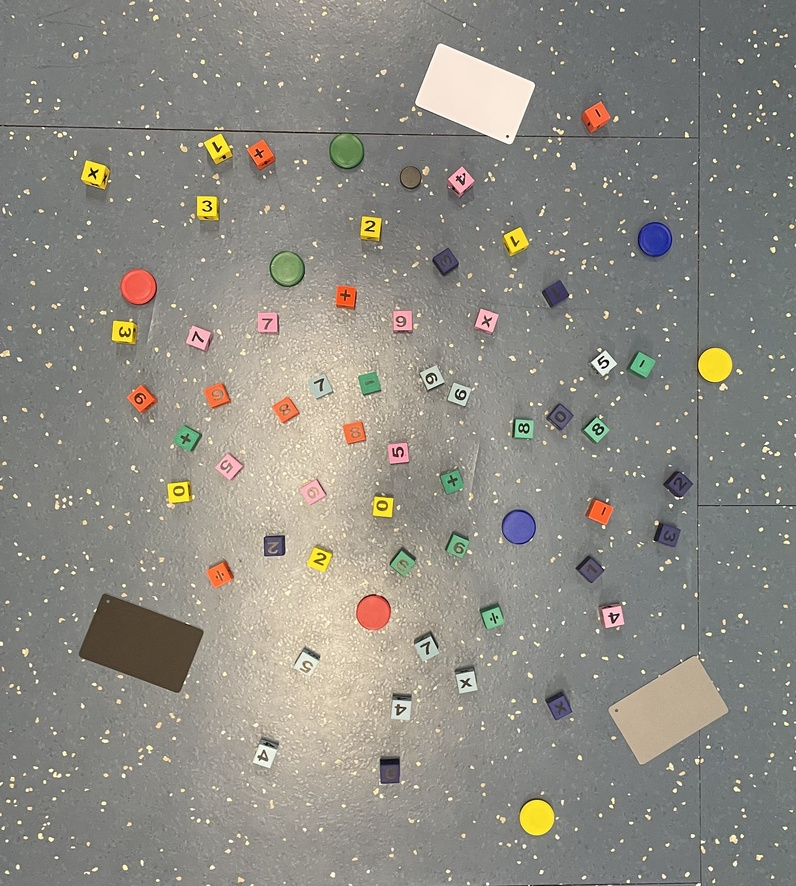
%> input picture L2/obraz_testowy.jpg, 796 x 886 px, shrunk from 1725 x 1920 before the run
$ octave L2.m   (GNU Octave 9; MATLAB toolbox functions it lacks are replaced by stand-ins)
%> lines starting %> are read from the running program, lines starting %| are printed output that depends on the picture; in (x1, y1, x2, y2) boxes, pixels count from 0 and x2, y2 are one past the last pixel; in counts of white or black regions, pixels touching at a corner belong together; the program's own positions count from 1
%> further down, orgImg is the input picture: size 886x796x3 uint8; mean R, G, B 140.9, 138.5, 130.9
### L2/createMaskColorful.m
function [BW,maskedRGBImage] = createMaskColorful(RGB)
%createMask  Threshold RGB image using auto-generated code from colorThresholder app.
%  [BW,MASKEDRGBIMAGE] = createMask(RGB) thresholds image RGB using
%  auto-generated code from the colorThresholder app. The colorspace and
%  range for each channel of the colorspace were set within the app. The
%  segmentation mask is returned in BW, and a composite of the mask and
%  original RGB images is returned in maskedRGBImage.

% Auto-generated by colorThresholder app on 18-Mar-2022
%------------------------------------------------------


% Convert RGB image to chosen color space
I = rgb2hsv(RGB);
%> I: size 886x796x3 double; mean H, S, V 0.255, 0.0855, 0.562

% Define thresholds for channel 1 based on histogram settings
channel1Min = 0.625;
channel1Max = 0.622;

% Define thresholds for channel 2 based on histogram settings
channel2Min = 0.207;
channel2Max = 1.000;

% Define thresholds for channel 3 based on histogram settings
channel3Min = 0.000;
channel3Max = 1.000;

% Create mask based on chosen histogram thresholds
sliderBW = ( (I(:,:,1) >= channel1Min) | (I(:,:,1) <= channel1Max) ) & ...
    (I(:,:,2) >= channel2Min ) & (I(:,:,2) <= channel2Max) & ...
    (I(:,:,3) >= channel3Min ) & (I(:,:,3) <= channel3Max);
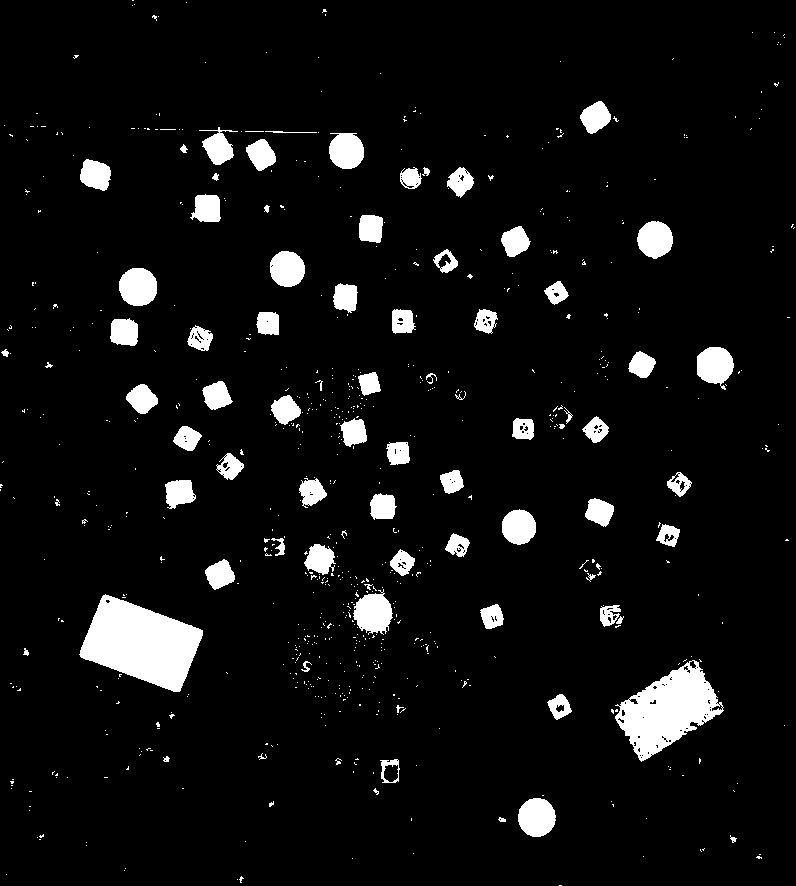
%> sliderBW: size 886x796 logical; 6.4% white; 739 white regions (661 under 20 px), largest, box (x1, y1, x2, y2) and area: (79, 594, 203, 692) 7322, (615, 660, 724, 762) 5624, (353, 589, 393, 635) 1224
BW = sliderBW;

% Invert mask
BW = ~BW;

% Initialize output masked image based on input image.
maskedRGBImage = RGB;

% Set background pixels where BW is false to zero.
maskedRGBImage(repmat(~BW,[1 1 3])) = 0;
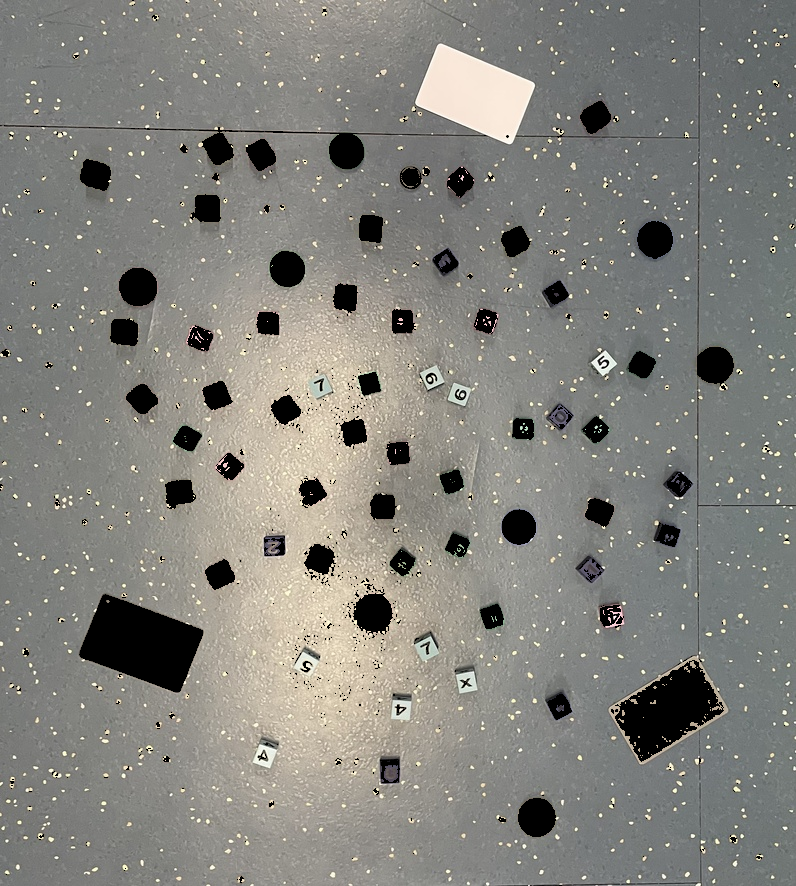
%> maskedRGBImage: size 886x796x3 uint8; 6.43% of pixels changed, all inside (x1, y1, x2, y2) = (0, 0, 795, 886)

end

### L2/createMaskBright2.m
function [BW,maskedRGBImage] = createMaskBright2(RGB)
%createMask  Threshold RGB image using auto-generated code from colorThresholder app.
%  [BW,MASKEDRGBIMAGE] = createMask(RGB) thresholds image RGB using
%  auto-generated code from the colorThresholder app. The colorspace and
%  range for each channel of the colorspace were set within the app. The
%  segmentation mask is returned in BW, and a composite of the mask and
%  original RGB images is returned in maskedRGBImage.

% Auto-generated by colorThresholder app on 18-Mar-2022
%------------------------------------------------------


% Convert RGB image to chosen color space
I = rgb2hsv(RGB);

% Define thresholds for channel 1 based on histogram settings
channel1Min = 0.630;
channel1Max = 0.622;

% Define thresholds for channel 2 based on histogram settings
channel2Min = 0.000;
channel2Max = 0.138;

% Define thresholds for channel 3 based on histogram settings
channel3Min = 0.793;
channel3Max = 1.000;

% Create mask based on chosen histogram thresholds
sliderBW = ( (I(:,:,1) >= channel1Min) | (I(:,:,1) <= channel1Max) ) & ...
    (I(:,:,2) >= channel2Min ) & (I(:,:,2) <= channel2Max) & ...
    (I(:,:,3) >= channel3Min ) & (I(:,:,3) <= channel3Max);
%> sliderBW: size 886x796 logical; 3.1% white; 3098 white regions (3072 under 20 px), largest, box (x1, y1, x2, y2) and area: (415, 44, 535, 144) 6978, (293, 652, 320, 677) 288, (253, 745, 277, 768) 278
BW = sliderBW;

% Invert mask
BW = ~BW;

% Initialize output masked image based on input image.
maskedRGBImage = RGB;

% Set background pixels where BW is false to zero.
maskedRGBImage(repmat(~BW,[1 1 3])) = 0;
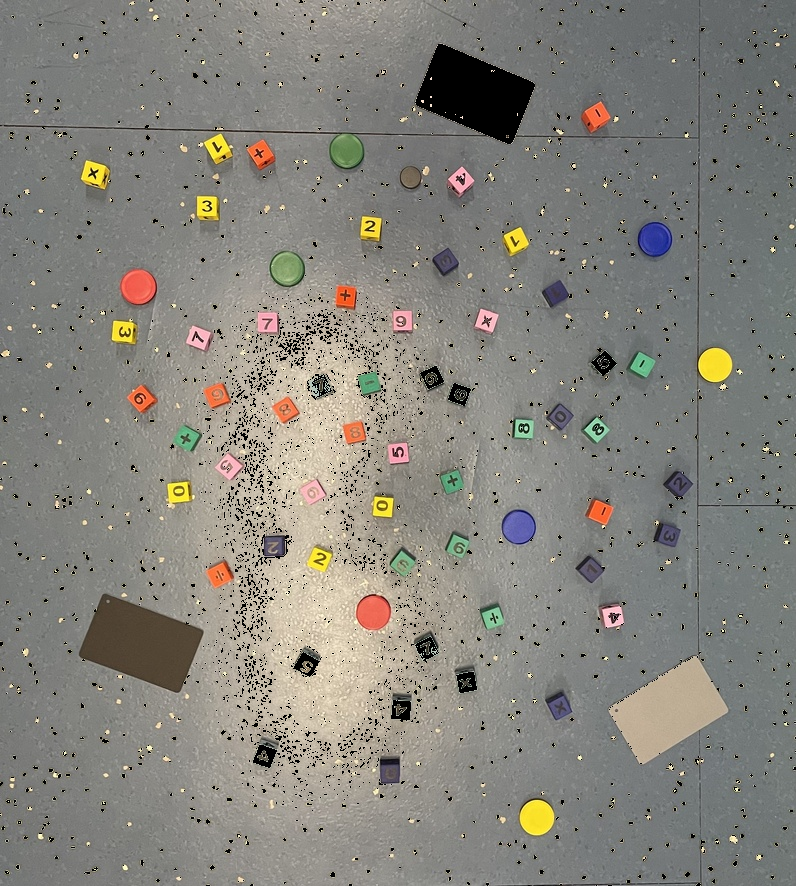
%> maskedRGBImage: size 886x796x3 uint8; 3.06% of pixels changed, all inside (x1, y1, x2, y2) = (0, 0, 796, 886)
%> `BW3 = logical((1 - BW1) + (1 - BW2));`: BW3: size 886x796 logical; 9.5% white; 3510 white regions (3401 under 20 px), largest, box (x1, y1, x2, y2) and area: (79, 594, 203, 692) 7345, (415, 44, 535, 144) 6985, (615, 660, 724, 762) 5633

end

### L2/segmentImageFinal2.m
function [BW,maskedImage] = segmentImageFinal2(RGB,MASK)
%segmentImage Segment image using auto-generated code from imageSegmenter app
%  [BW,MASKEDIMAGE] = segmentImage(RGB,MASK) segments image RGB using
%  auto-generated code from the imageSegmenter app. The final segmentation
%  is returned in BW, and a masked image is returned in MASKEDIMAGE.

% Auto-generated by imageSegmenter app on 18-Mar-2022
%----------------------------------------------------


% Convert RGB image into L*a*b* color space.
X = rgb2lab(RGB);
%> X: size 886x796x3 double; mean of channels 1, 2, 3 57.5, -0.3, 4.3

% Create empty mask.
BW = false(size(X,1),size(X,2));

% Load Mask
BW = MASK;

% Erode mask with disk
radius = 3;
decomposition = 0;
se = strel('disk', radius, decomposition);
BW = imerode(BW, se);
%> BW: size 886x796 logical; 4.5% white; 106 white regions (54 under 20 px), largest, box (x1, y1, x2, y2) and area: (82, 600, 200, 689) 6330, (420, 47, 532, 139) 5666, (623, 670, 714, 753) 3718

% Create masked image.
maskedImage = RGB;
maskedImage(repmat(~BW,[1 1 3])) = 0;
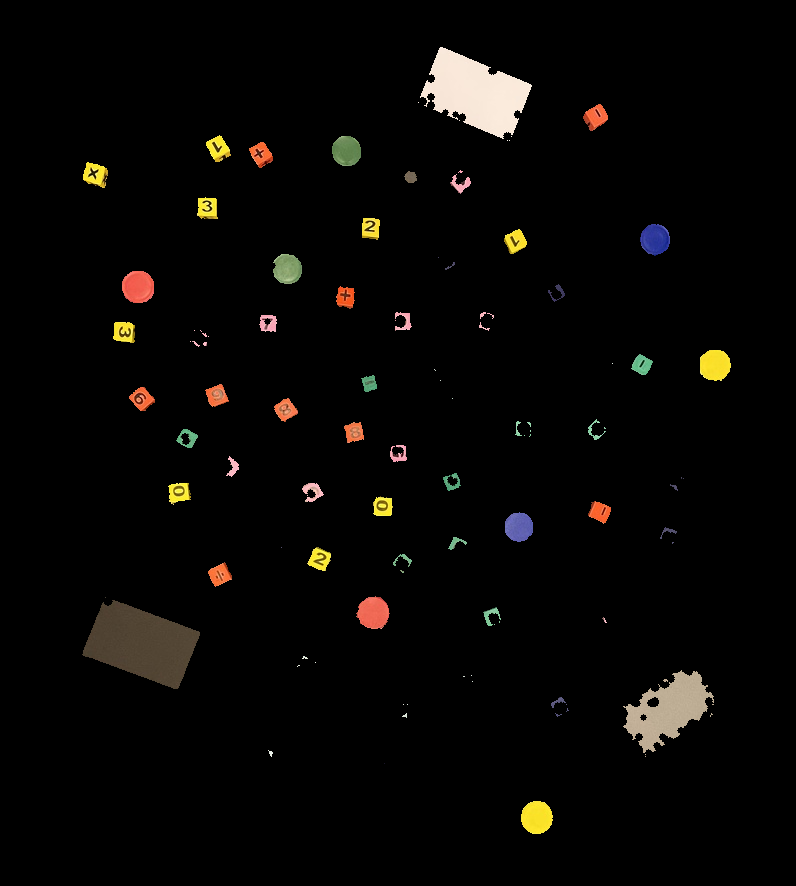
%> maskedImage: size 886x796x3 uint8; mean R, G, B 8, 6.8, 5
end

### L2/filterRegions.m
function [BW_out,properties] = filterRegions(BW_in)
%filterRegions  Filter BW image using auto-generated code from imageRegionAnalyzer app.
%  [BW_OUT,PROPERTIES] = filterRegions(BW_IN) filters binary image BW_IN
%  using auto-generated code from the imageRegionAnalyzer app. BW_OUT has
%  had all of the options and filtering selections that were specified in
%  imageRegionAnalyzer applied to it. The PROPERTIES structure contains the
%  attributes of BW_out that were visible in the app.

% Auto-generated by imageRegionAnalyzer app on 18-Mar-2022
%---------------------------------------------------------

BW_out = BW_in;

% Filter image based on image properties.
BW_out = bwpropfilt(BW_out, 'Area', [50, 32166]);
%> BW_out: size 886x796 logical; 4.4% white; 47 white regions

% Get properties.
properties = regionprops(BW_out, {'Area', 'Eccentricity', 'EquivDiameter', 'EulerNumber', 'MajorAxisLength', 'MinorAxisLength', 'Orientation', 'Perimeter'});
%> properties = 47 regions; largest, Area, MajorAxisLength, MinorAxisLength, Eccentricity and Orientation: 6330 117.6 71.43 0.794 -18.06, 5666 113.1 67.91 0.799 -25.97, 3718 98.46 53.19 0.842 35.86, 849 33.27 32.56 0.206 -45.28, 837 33.38 31.97 0.288 87.24

% Sort the properties.
properties = sortProperties(properties, 'Area');

% Uncomment the following line to return the properties in a table.
% properties = struct2table(properties);


function properties = sortProperties(properties, sortField)
%> called with sortField = 'Area'

% Compute the sort order of the structure based on the sort field.
[~,idx] = sort([properties.(sortField)], 'descend');
%> idx = 47 values, max 47 at index 7, min 1 at index 1, mean 24

% Reorder the entire structure.
properties = properties(idx);

### L2/L2.m
orgImg = imread("obraz_testowy.jpg");

% -- Tworzenie i filtracja maski -- %
[BW1, imge1] = createMaskColorful(orgImg);
[BW2, imge2] = createMaskBright2(orgImg);
BW3 = logical((1 - BW1) + (1 - BW2));

[BW4, imge3] = segmentImageFinal2(orgImg, BW3);

[BW5, properties] = filterRegions(BW4);

% -- Izolacja skladowych obrazu w przestrzeni HSV --%
HSV = rgb2hsv(orgImg);
H = HSV(:,:,1);
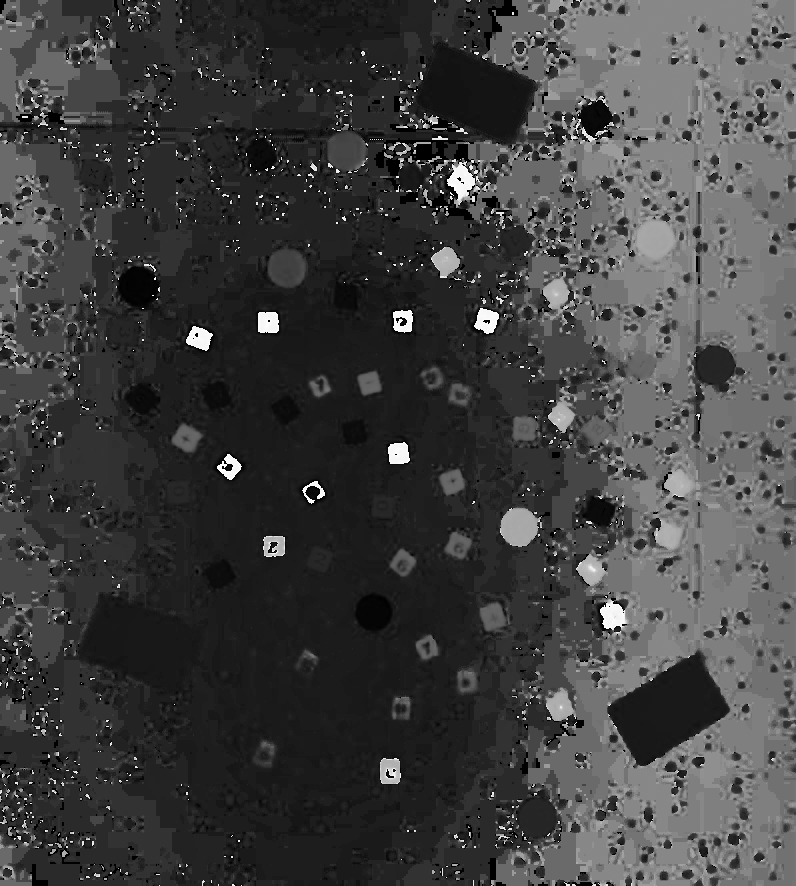
%> H: size 886x796 double; min 0, max 0.998, mean 0.255
S = HSV(:,:,2);
V = HSV(:,:,3);
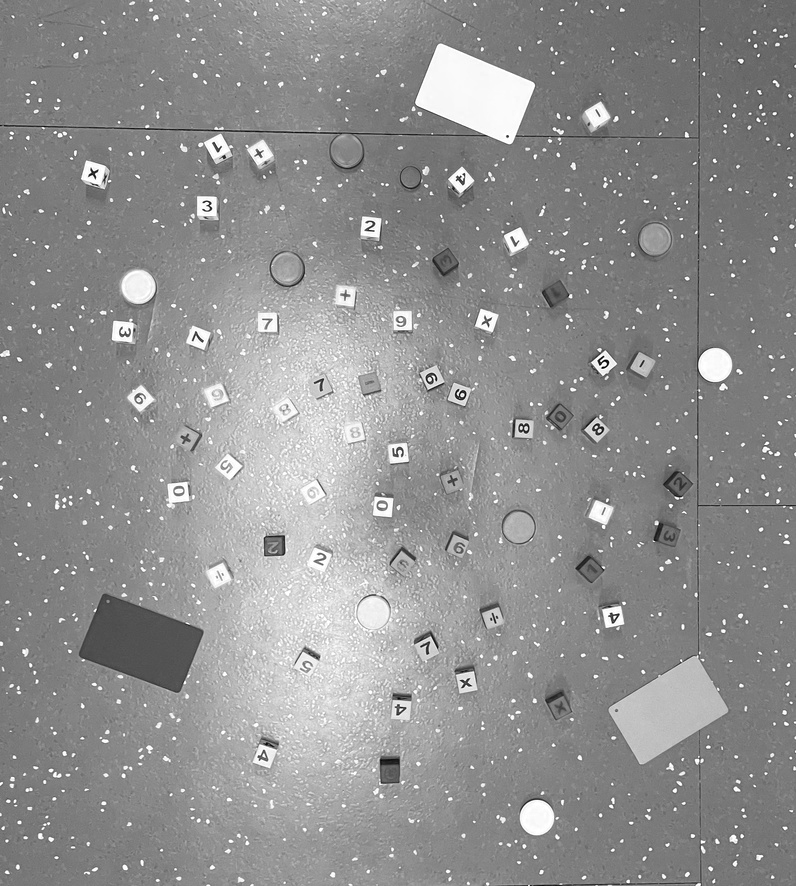
%> V: size 886x796 double; min 0, max 1, mean 0.562

% -- Detekcja rejonow -- %
props = regionprops(BW5, {"Circularity","MajorAxisLength", "MinorAxisLength", 'Area', 'Eccentricity', 'EquivDiameter', 'BoundingBox', 'PixelIdxList', 'Centroid'});
%> props = 47 regions; largest, box (x1, y1, x2, y2), Area, Centroid, MajorAxisLength, MinorAxisLength and Eccentricity: (82, 600, 200, 689) 6330 [142.1 644.3] 117.6 71.43 0.794, (420, 47, 532, 139) 5666 [476.7 93.6] 113.1 67.91 0.799, (623, 670, 714, 753) 3718 [668.8 710.4] 98.46 53.19 0.842

% -- Oznaczanie obiekt體 -- %
out = orgImg;
for i=1:size(properties, 1)
    if props(i).Area > 500

        avg_h = mean(H(props(i).PixelIdxList));
        avg_s = mean(S(props(i).PixelIdxList));
        avg_v = mean(V(props(i).PixelIdxList));

        labelH = sprintf("%.3f", avg_h);
        labelS = sprintf("%.3f", avg_s);
        labelV = sprintf("%.3f", avg_v);

        % -- Oznaczenie koloru -- %

        % Najpierw sprawdzamy barwe
        if avg_h < 0.1
            color_l = "Red";
        elseif (avg_h > 0.1) & (avg_h < 0.20)
            color_l = "Yellow";
        elseif (avg_h > 0.2) & (avg_h < 0.45)
            color_l = "Green";
        elseif (avg_h > 0.45) & (avg_h < 0.75)
            color_l = "Blue";
            if avg_v < 0.5
                color_l = "Dark blue";
            end
        elseif avg_h > 0.8
            color_l = "Pink";
        end
        % Jezeli kolor jest zbyt jasny (niska saturacja, wysoka warto滄)
        % lub zbyt ciemny (niska warto滄 i saturacja), barwa jest
        % nieistotna; mozna nadpisac kolor
        if (avg_v < 0.32) & (avg_s < 0.4)
            color_l = "Black";
        elseif (avg_s < 0.27)
            if (avg_v > 0.9)
                color_l = "White";
            elseif (avg_v > 0.7)
                color_l = "Grey";
            end
        end
        % UWAGA: ze wzgledu na warunki swietlne nie da sie dobrze wykryc
        % jasnoniebieskiego; jest tak poniewaz na zdjeciu kolor ten
        % jest blizej bieli niz karta biala

        % -- Oznaczenie kszta硉u -- %
        %if props(i).Circularity > 0.8
        if props(i).Eccentricity < 0.3
            shape_l = "circle";
            shape = "circle";
            pos = [props(i).Centroid, props(i).EquivDiameter/2];
        elseif props(i).MajorAxisLength / props(i).MinorAxisLength <= 1.5
            shape_l = "square";
            shape = "rectangle";
            pos = props(i).BoundingBox;
        else
            shape_l = "rectangle";
            shape = "rectangle";
            pos = props(i).BoundingBox;
        end

        % Output
%> (the run ends here)
